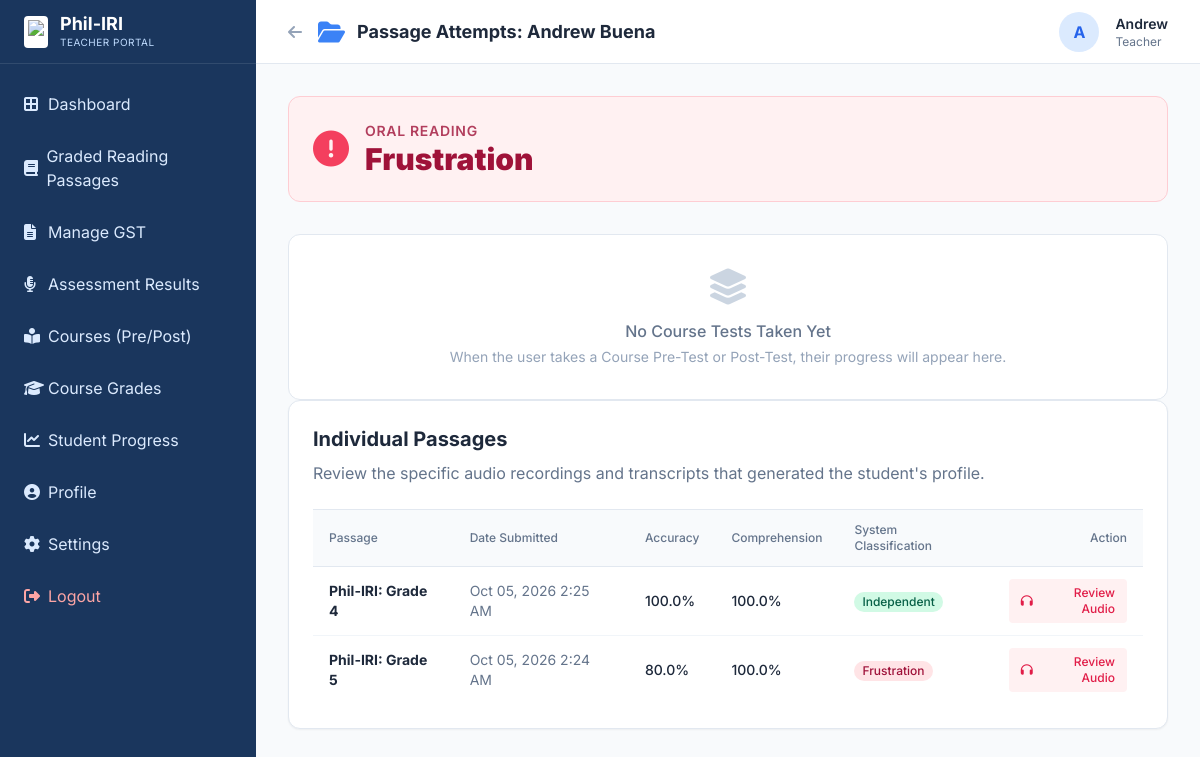
Page /student_submissions.php?user_id=1 (signed in) on the earlier database version.
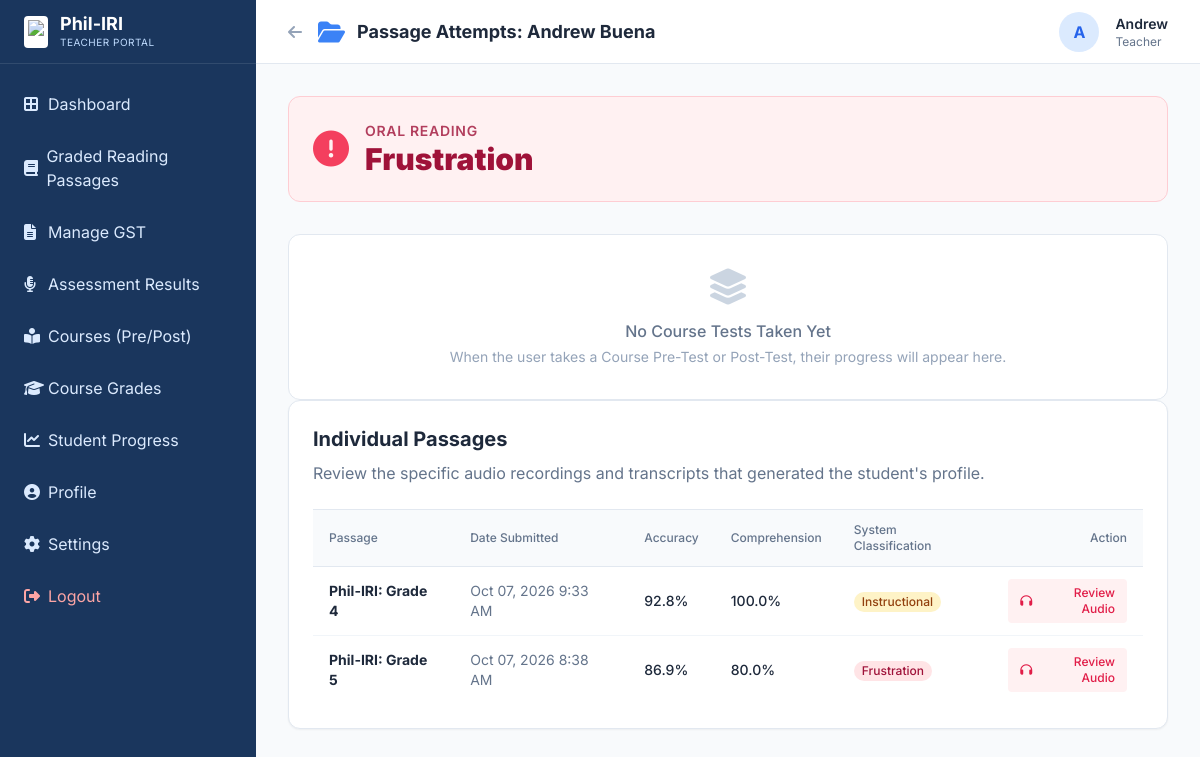
Same page on the later database version.
### tables this page shows
CREATE TABLE `reading_attempts` (
  `id` int NOT NULL AUTO_INCREMENT,
  `user_id` int NOT NULL,
  `passage_id` int NOT NULL,
  `passage_grade` int DEFAULT NULL,
  `phase` varchar(50) NOT NULL,
  `transcript` text,
  `accuracy_score` float DEFAULT '0',
  `reading_time` int DEFAULT '0',
  `reading_speed` float DEFAULT '0',
  `miscues_json` text,
  `answers_json` text,
  `evaluation_data` longtext,
  `comprehension_score` float DEFAULT '0',
  `oral_reading_profile` varchar(50) DEFAULT 'Pending',
  `status` varchar(50) DEFAULT 'Pending Review',
  `audio_path` varchar(255) DEFAULT NULL,
  `created_at` timestamp NULL DEFAULT CURRENT_TIMESTAMP,
  PRIMARY KEY (`id`),
  KEY `user_id` (`user_id`),
  KEY `passage_id` (`passage_id`),
  CONSTRAINT `reading_attempts_ibfk_1` FOREIGN KEY (`user_id`) REFERENCES `users` (`id`),
  CONSTRAINT `reading_attempts_ibfk_2` FOREIGN KEY (`passage_id`) REFERENCES `reading_passages` (`id`)
);

### student_submissions.php (the view, shortened to what the changed rows need)
<?php
require_once 'config.php';
$student_id = $_GET['user_id'] ?? 0;
$stmt = $pdo->prepare("SELECT fname, lname, grade_level, section FROM users WHERE id = ?");
$stmt->execute([$student_id]);
$student = $stmt->fetch();
$stmt = $pdo->prepare("SELECT * FROM reading_profiles WHERE user_id = ?");
$stmt->execute([$student_id]);
$profile = $stmt->fetch();
$status_bg = 'bg-slate-50 border-slate-200';
$status_text = 'text-slate-800';
if ($profile) {
    $enrolled_grade = intval(preg_replace('/[^0-9]/', '', $student['grade_level']));
    $final_status = 'Pending';
    if ($profile['independent_grade'] !== null || $profile['instructional_grade'] !== null || $profile['frustration_grade'] !== null) {
        if ($profile['independent_grade'] !== null && $enrolled_grade <= intval($profile['independent_grade'])) {
            $final_status = 'Independent';
        } elseif ($profile['instructional_grade'] !== null && $enrolled_grade <= intval($profile['instructional_grade'])) {
            $final_status = 'Instructional';
        } else {
            $final_status = 'Frustration';
        }
    }
    $display_verdict = $final_status;
    if ($final_status === 'Frustration') {
        $status_bg = 'bg-rose-50 border-rose-200';
        $status_text = 'text-rose-800';
    } elseif ($final_status === 'Instructional') {
        $status_bg = 'bg-amber-50 border-amber-200';
        $status_text = 'text-amber-800';
        $icon = 'fa-info-circle text-amber-500';
    } elseif ($final_status === 'Independent') {
        $status_bg = 'bg-emerald-50 border-emerald-200';
        $status_text = 'text-emerald-800';
        $icon = 'fa-check-circle text-emerald-500';
    }
}
$stmt = $pdo->prepare("
    SELECT a.*, c.title as course_title
    FROM reading_attempts a
    LEFT JOIN course_assessments c ON a.passage_id = c.id AND (a.phase = 'Course-Pre-Test' OR a.phase = 'Course-Post-Test')
    WHERE a.user_id = ?
    ORDER BY a.created_at DESC
");
$stmt->execute([$student_id]);
$attempts = $stmt->fetchAll();
?>
<!DOCTYPE html>
<html lang="en">
<head>
    <script src="https://cdn.tailwindcss.com"></script>
    <link rel="stylesheet" href="https://cdnjs.cloudflare.com/ajax/libs/font-awesome/6.4.0/css/all.min.css">
</head>
<body class="flex h-screen overflow-hidden text-slate-800">
    <?php include 'teacher_sidebar.php'; ?>
    <div class="flex-1 flex flex-col h-screen overflow-hidden">
    <header class="h-16 bg-white border-b border-slate-200 flex items-center justify-between px-4 md:px-8 shrink-0">
        <div class="flex items-center">
            <h1 class="font-bold text-lg text-slate-800">Passage Attempts: <?php echo htmlspecialchars($student['fname'] . ' ' . $student['lname']); ?></h1>
        </div>
    </header>
    <main class="flex-1 p-4 md:p-8 max-w-6xl mx-auto w-full overflow-y-auto">
        <?php if ($profile): ?>
        <div class="mb-6 rounded-xl border p-6 flex flex-col md:flex-row md:items-center justify-between <?php echo $status_bg; ?>">
            <div class="flex items-center gap-4">
                <div>
                    <h2 class="text-3xl font-black <?php echo $status_text; ?>"><?php echo $display_verdict; ?></h2>
                </div>
            </div>
        </div>
        <?php endif; ?>
        <div class="bg-white rounded-xl shadow-sm border border-slate-200 p-6">
            <h2 class="text-xl font-bold text-slate-800 mb-2">Individual Passages</h2>
            <?php if (count($attempts) > 0): ?>
                <div class="overflow-x-auto">
                    <table class="w-full text-sm text-left border-collapse">
                        <thead class="text-xs text-slate-500 bg-slate-50 border-y border-slate-200">
                            <tr>
                                <th class="py-3 px-4 font-medium">Passage</th>
                                <th class="py-3 px-4 font-medium">Date Submitted</th>
                                <th class="py-3 px-4 font-medium">Accuracy</th>
                                <th class="py-3 px-4 font-medium">Comprehension</th>
                                <th class="py-3 px-4 font-medium">System Classification</th>
                                <th class="py-3 px-4 font-medium text-right">Action</th>
                            </tr>
                        </thead>
                        <tbody class="divide-y divide-slate-100">
                            <?php foreach($attempts as $att):
                                $date = date('M d, Y g:i A', strtotime($att['created_at']));
                                $profile = $att['oral_reading_profile'];
                                $profileClass = $profile == 'Independent' ? 'bg-emerald-100 text-emerald-800' : ($profile == 'Instructional' ? 'bg-amber-100 text-amber-800' : 'bg-rose-100 text-rose-800');
                            ?>
                            <tr class="hover:bg-slate-50">
                                <td class="py-3 px-4 font-bold text-slate-800">
    <?php
        if ($att['phase'] === 'Pre-Test') {
            echo "Phil-IRI: Grade " . htmlspecialchars($att['passage_grade']);
        } else {
            echo htmlspecialchars($att['course_title'] . " (" . $att['phase'] . ")");
        }
    ?>
</td>
                                <td class="py-3 px-4 text-slate-500"><?php echo $date; ?></td>
                                <td class="py-3 px-4 font-medium"><?php echo number_format($att['accuracy_score'], 1); ?>%</td>
                                <td class="py-3 px-4 font-medium"><?php echo number_format($att['comprehension_score'], 1); ?>%</td>
                                <td class="py-3 px-4"><span class="inline-block whitespace-nowrap px-2 py-0.5 rounded-full text-xs font-medium <?php echo $profileClass; ?>"><?php echo $profile; ?></span></td>
                                <td class="py-3 px-4 text-right">
                                    <a href="review_detail.php?id=<?php echo $att['id']; ?>&sid=<?php echo $student_id; ?>" class="inline-flex items-center px-3 py-1.5 bg-rose-50 text-rose-600 hover:bg-rose-100 rounded text-xs font-medium transition">
                                        <i class="fas fa-headphones mr-1.5"></i> Review Audio
                                    </a>
                                </td>
                            </tr>
                            <?php endforeach; ?>
                        </tbody>
                    </table>
                </div>
            <?php else: ?>
                <div class="text-center py-8">
                    <p class="text-slate-500">No individual passages found for this student.</p>
                </div>
            <?php endif; ?>
        </div>
    </main>
        </div>
</body>
</html>

Differences in the rows shown:
removed reading_attempts: passage_grade "4", created_at "Oct 05, 2026 2:25 AM", accuracy_score "100.0", comprehension_score "100.0", oral_reading_profile "Independent"
removed reading_attempts: passage_grade "5", created_at "Oct 05, 2026 2:24 AM", accuracy_score "80.0", comprehension_score "100.0", oral_reading_profile "Frustration"
added reading_attempts: passage_grade "4", created_at "Oct 07, 2026 9:33 AM", accuracy_score "92.8", comprehension_score "100.0", oral_reading_profile "Instructional"
added reading_attempts: passage_grade "5", created_at "Oct 07, 2026 8:38 AM", accuracy_score "86.9", comprehension_score "80.0", oral_reading_profile "Frustration"
